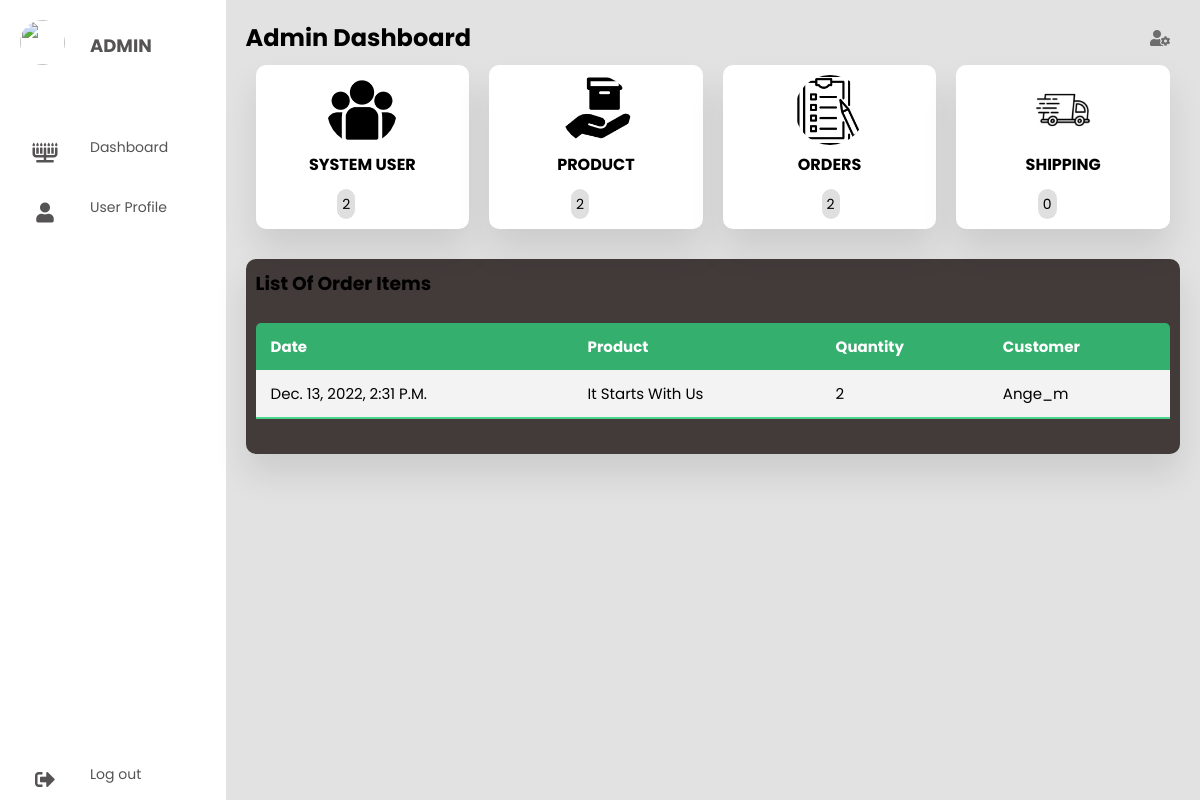
Page /dashboard/ on the earlier database version.
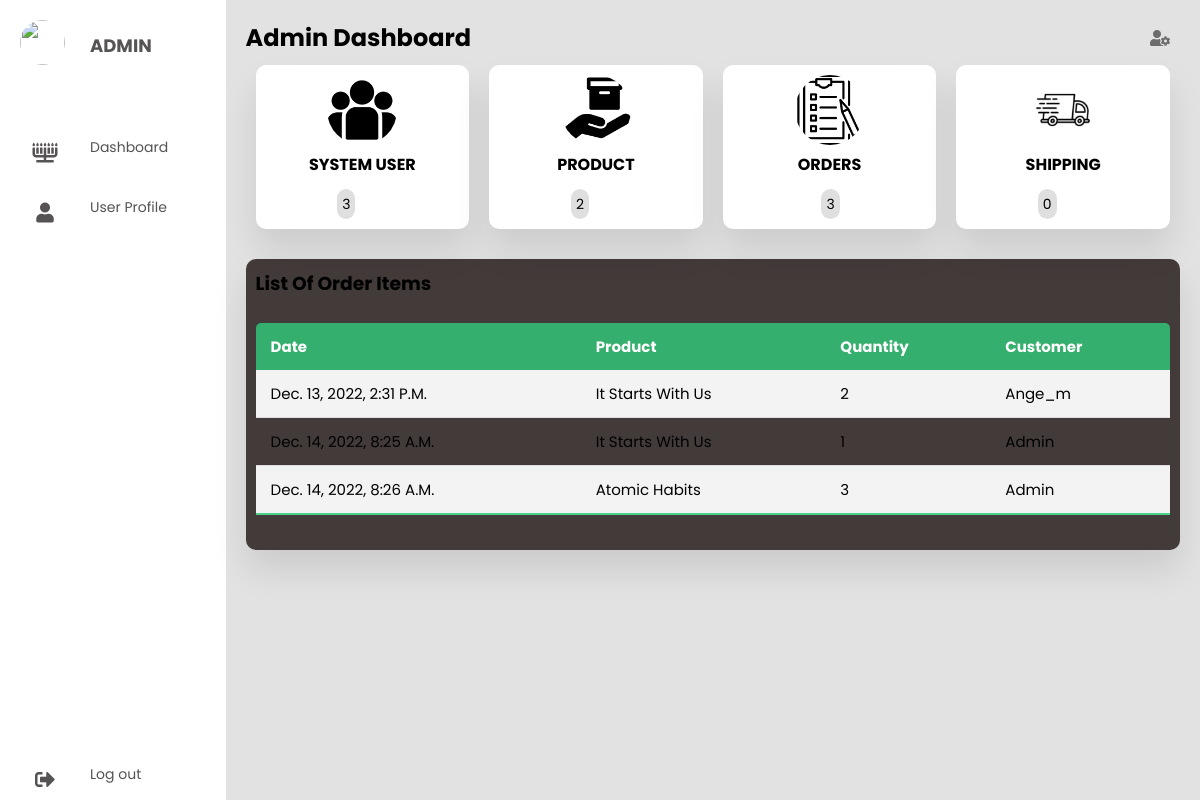
Same page on the later database version.
### store/models.py (models this page shows, shortened)
class OrderItem(models.Model):
    product = models.ForeignKey(Product, on_delete=models.SET_NULL, blank=True, null=True)
    order = models.ForeignKey(Order, on_delete=models.SET_NULL, blank=True, null=True)
    quantity = models.IntegerField(default=0, null=True, blank=True)
    date_added = models.DateTimeField(auto_now_add=True)

class Product(models.Model):
    name = models.CharField(max_length=200, null=True)
    author = models.CharField(max_length=250, null=True)
    category = models.OneToOneField(Book_category, on_delete=models.CASCADE)
    price = models.FloatField()
    digital = models.BooleanField(default=False, null=True, blank=False)
    descriptions = models.TextField(null=True, blank=True)
    image = models.ImageField(null=True, blank=True, upload_to="products/")
    def __str__(self):
        return self.name

class Order(models.Model):
    customer = models.ForeignKey(User, on_delete=models.SET_NULL, blank=True, null=True)
    date_ordered = models.DateTimeField(auto_now_add=True)
    complete = models.BooleanField(default=False, null=True)
    transaction_id = models.CharField(max_length=200, null=True)

### store/views.py (the view)
# urls.py: path('dashboard/', Dashboard, name='dashboard'),
def Dashboard(request):
    orderItems = OrderItem.objects.all()
    products = Product.objects.all().count()
    orders = Order.objects.all().count()
    users = User.objects.all().count()
    context = {
        'orderItems':orderItems,
        'users':users,
        'products':products,
        'orders':orders,
    }
    return render(request, 'store/dashboard.html', context)

### store/templates/store/dashboard.html (shortened to what this page needs)
{% load static %}
<!DOCTYPE html>
<html lang="en">
<head>
  <link rel="stylesheet" href="{% static 'css/style.css' %}" />
  <link rel="stylesheet" href="https://cdnjs.cloudflare.com/ajax/libs/font-awesome/5.15.4/css/all.min.css"/>
</head>
<body>
  <div class="container">
    <nav>
      <ul>
        <li><a href="#" class="logo">
          <img src="{{ request.user.profile.image.url }}">
          <span class="nav-item">Admin</span>
        </a></li>
        <li><a href="#">
          <i class="fas fa-menorah"></i>
          <span class="nav-item">Dashboard</span>
        </a></li>
        <li><a href="{% url 'profile'%}">
          <i class="fas fa-user"></i>
          <span class="nav-item">User Profile</span>
        </a></li>
        <li><a href="{% url 'logout' %}" class="logout">
          <i class="fas fa-sign-out-alt"></i>
          <span class="nav-item">Log out</span>
        </a></li>
      </ul>
    </nav>
    <section class="main">
      <div class="main-top">
        <h1>Admin Dashboard</h1>
        <i class="fas fa-user-cog"></i>
      </div>
      <div class="users">
        <div class="card">
          <img src="{% static 'img/icons/group.png' %}">
          <h4>System User</h4>
          <div class="per">
            <table>
              <tr>
                <td><span>{{ users }}</span></td>
              </tr>
            </table>
          </div>
        </div>
        <div class="card">
          <img src="{% static 'img/icons/product.png' %}">
          <h4>Product</h4>
          <div class="per">
            <table>
              <tr>
                <td><span>{{ products }}</span></td>
              </tr>
            </table>
          </div>
        </div>
        <div class="card">
          <img src="{% static 'img/icons/order.png' %}">
          <h4>orders</h4>
          <div class="per">
            <table>
              <tr>
                <td></td>
                <td><span>{{ orders }}</span></td>
              </tr>
            </table>
          </div>
        </div>
        <div class="card">
          <img src="{% static 'img/icons/shipping.jpg' %}">
          <h4>Shipping</h4>
          <div class="per">
            <table>
              <tr>
                <td><span>0</span></td>
              </tr>
            </table>
          </div>
        </div>
      </div>
      <section class="attendance">
        <div class="attendance-list">
          <h1>List Of Order Items</h1>
          <table class="table">
            <thead>
              <tr>
                <th>Date</th>
                <th>Product</th>
                <th>Quantity</th>
                <th>Customer</th>
              </tr>
            </thead>
            <tbody>
              {% for orderItem in orderItems %}
              <tr>
                <td>{{ orderItem.date_added }}</td>
                <td>{{ orderItem.product }}</td>
                <td nowrap="nowrap">{{ orderItem.quantity }}</td>
                <td>{{ orderItem.order.customer.username }}</td>
              </tr>
             {% endfor %}
            </tbody>
          </table>
        </div>
      </section>
    </section>
  </div>
</body>
</html>

Differences in the rows shown:
added OrderItem: date_added "Dec. 14, 2022, 8:25 A.m.", product "It Starts With Us", quantity "1", order.customer.username "Admin"
added OrderItem: date_added "Dec. 14, 2022, 8:26 A.m.", product "Atomic Habits", quantity "3", order.customer.username "Admin"
Other differences:
{{ users }}: "2" → "3"
{{ orders }}: "2" → "3"
